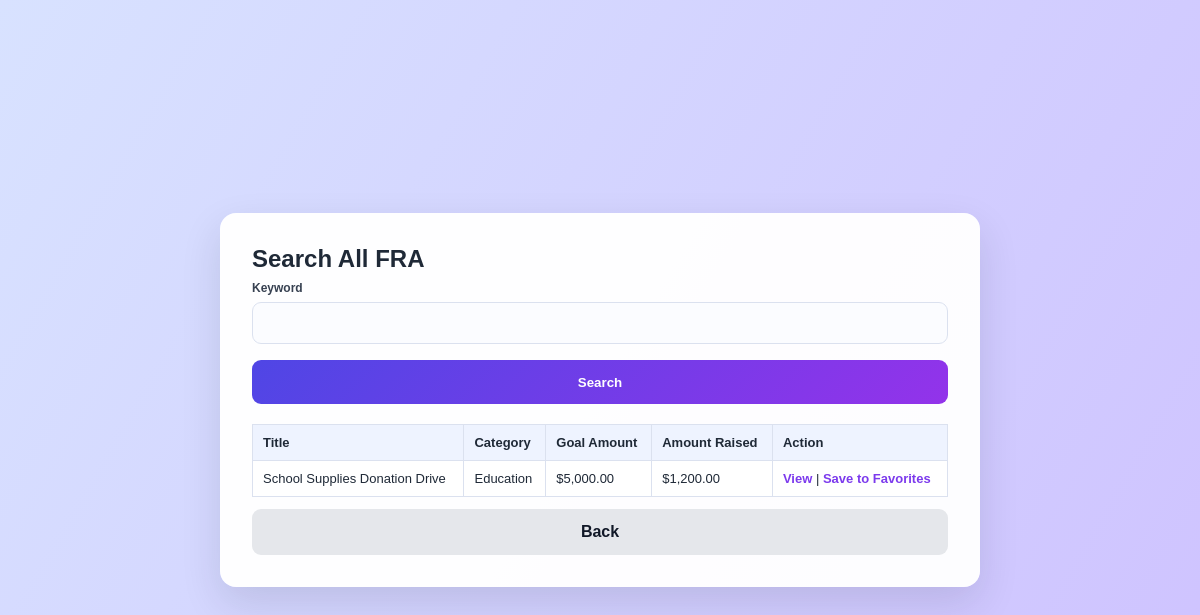
/index.php?page=search_all_fra (signed in), run on the app's committed database.
### tables this page shows
CREATE TABLE fundraising_activities (
    fra_id INT AUTO_INCREMENT PRIMARY KEY,
    fundraiser_id INT NOT NULL,
    title VARCHAR(150) NOT NULL,
    description TEXT NOT NULL,
    goal_amount DECIMAL(10,2) NOT NULL,
    current_amount DECIMAL(10,2) DEFAULT 0.00,
    category VARCHAR(100) NOT NULL,
    status ENUM('Active', 'Disabled', 'Completed') DEFAULT 'Active',
    start_date DATE,
    end_date DATE,
    view_count INT DEFAULT 0,
    shortlist_count INT DEFAULT 0,
    created_at DATETIME DEFAULT CURRENT_TIMESTAMP,
    FOREIGN KEY (fundraiser_id) REFERENCES managed_user_accounts(user_id)
);

### src/fra/entity/FundraisingActivity.php (called while the page is built, shortened)
<?php
require_once __DIR__ . '/../../shared/database/Database.php';
class FundraisingActivity
{
    private PDO $conn;
    public function __construct()
    {
        $database = new Database();
        $this->conn = $database->connect();
    }
    public function searchAllFRA(string $keyword): array
    {
        $sql = "SELECT
                    fra_id AS fraId,
                    fundraiser_id AS fundraiserId,
                    title,
                    description,
                    goal_amount AS goalAmount,
                    current_amount AS amountRaised,
                    category,
                    status,
                    start_date AS startDate,
                    end_date AS endDate,
                    view_count AS views,
                    shortlist_count AS shortlistCount
                FROM fundraising_activities
                WHERE status = 'Active'
                AND (
                    title LIKE :keyword
                    OR description LIKE :keyword
                    OR category LIKE :keyword
                )
                ORDER BY fra_id DESC";
        $searchKeyword = '%' . $keyword . '%';
        $stmt = $this->conn->prepare($sql);
        $stmt->bindParam(':keyword', $searchKeyword);
        $stmt->execute();
        return $stmt->fetchAll(PDO::FETCH_ASSOC);
    }
}

### src/shared/database/Database.php (called while the page is built)
<?php
class Database
{
    private string $host = 'localhost';
    private string $database = 'echocare_db';
    private string $username = 'root';
    private string $password = '';
    private ?PDO $conn = null;
    public function connect(): PDO
    {
        if ($this->conn === null) {
            try {
                $this->conn = new PDO(
                    "mysql:host={$this->host};dbname={$this->database};charset=utf8mb4",
                    $this->username,
                    $this->password
                );
                $this->conn->setAttribute(PDO::ATTR_ERRMODE, PDO::ERRMODE_EXCEPTION);
                $this->conn->setAttribute(PDO::ATTR_DEFAULT_FETCH_MODE, PDO::FETCH_ASSOC);
            } catch (PDOException $e) {
                die('Database connection failed: ' . $e->getMessage());
            }
        }
        return $this->conn;
    }
}

### src/fra/controller/SearchAllFRAController.php (called while the page is built)
<?php
require_once __DIR__ . '/../entity/FundraisingActivity.php';
class SearchAllFRAController
{
    private FundraisingActivity $fundraisingActivity;
    public function __construct()
    {
        $this->fundraisingActivity = new FundraisingActivity();
    }
    public function searchAllFRA(string $keyword): array
    {
        return $this->fundraisingActivity->searchAllFRA($keyword);
    }
}

### src/fra/boundary/SearchAllFRAUI.php (the view, shortened to what this page needs)
<?php
require_once __DIR__ . '/../controller/SearchAllFRAController.php';
$controller = new SearchAllFRAController();
$keyword = $_POST['keyword'] ?? '';
$results = $controller->searchAllFRA($keyword);
?>
<!DOCTYPE html>
<html>
<head>
<link rel="stylesheet" href="/css/style.css">
</head>
<body>
<div class="page-center">
<section class="dashboard-card">
<h1>Search All FRA</h1>
<form method="POST">
<div class="form-group">
<label>Keyword</label>
<input type="text" name="keyword" value="<?= htmlspecialchars($keyword) ?>">
</div>
<button class="btn-primary" type="submit">
Search
</button>
</form>
<?php if (empty($results)): ?>
<p>No fundraising activities found.</p>
<?php else: ?>
<table class="table">
<tr>
<th>Title</th>
<th>Category</th>
<th>Goal Amount</th>
<th>Amount Raised</th>
<th>Action</th>
</tr>
<?php foreach ($results as $fra): ?>
<tr>
<td><?= htmlspecialchars($fra['title']) ?></td>
<td><?= htmlspecialchars($fra['category']) ?></td>
<td>$<?= number_format((float)$fra['goalAmount'], 2) ?></td>
<td>$<?= number_format((float)$fra['amountRaised'], 2) ?></td>
<td>
<a class="action-link"
href="/index.php?page=view_fra_details&fraId=<?= $fra['fraId'] ?>">
View
</a>
|
<a class="action-link"
href="/index.php?page=save_favorite&fraId=<?= $fra['fraId'] ?>">
Save to Favorites
</a>
</td>
</tr>
<?php endforeach; ?>
</table>
<?php endif; ?>
<a href="/index.php?page=donee_dashboard" class="secondary-btn">
Back
</a>
</section>
</div>
</body>
</html>

### public/css/style.css (style rules this page uses)
* { box-sizing: border-box; }
body { margin: 0; font-family: Arial, Helvetica, sans-serif; background: #f7f8ff; color: #1f2937; }
body::before { content: ""; position: fixed; inset: 0; background: radial-gradient(circle at 20% 25%, rgba(220, 230, 255, 0.9), transparent 35%), radial-gradient(circle at 80% 35%, rgba(235, 240, 255, 0.9), transparent 38%), linear-gradient(135deg, #ffffff 0%, #eef3ff 45%, #ffffff 100%); z-index: -2; }
body::after { content: ""; position: fixed; inset: 0; background: linear-gradient(155deg, transparent 20%, rgba(205, 218, 250, 0.45) 38%, transparent 58%), linear-gradient(25deg, transparent 25%, rgba(230, 235, 255, 0.8) 48%, transparent 70%); z-index: -1; }
.page-center { min-height: 100vh; display: flex; align-items: center; justify-content: center; padding: 24px; }
h1 { margin: 0 0 8px; font-size: 24px; }
.form-group { margin-bottom: 16px; }
label { display: block; font-size: 12px; font-weight: 700; margin-bottom: 7px; color: #374151; }
input, select { width: 100%; height: 42px; border: 1px solid #dbe1ef; border-radius: 9px; padding: 0 12px; font-size: 13px; color: #111827; background: #fbfcff; }
.btn-primary { width: 100%; height: 44px; border: none; border-radius: 9px; background: linear-gradient(135deg, #4f46e5, #9333ea); color: white; font-weight: 700; cursor: pointer; }
.dashboard-card { width: 760px; background: rgba(255,255,255,0.96); border-radius: 16px; padding: 32px; box-shadow: 0 16px 40px rgba(15, 23, 42, 0.12); }
.table { width: 100%; border-collapse: collapse; margin-top: 20px; background: white; }
.table th, .table td { border: 1px solid #dbe1ef; padding: 10px; font-size: 13px; text-align: left; }
.table th { background: #eef3ff; }
.action-link { color: #7c3aed; font-weight: bold; text-decoration: none; }
.secondary-btn { display: block; width: 100%; text-align: center; padding: 14px; border-radius: 9px; background: #e5e7eb; color: #111827; text-decoration: none; font-weight: 700; margin-top: 12px; }
body { position: relative; overflow-x: hidden; background: #eef3ff; }
body::before { content: ""; position: fixed; inset: 0; z-index: 0; background: linear-gradient( 120deg, #d8e2ff, #cbb7ff, #f3e8ff, #dbeafe ); background-size: 400% 400%; animation: movingGradient 4s ease infinite; }
.page-center, .app-layout { position: relative; z-index: 1; }

### data on the page
fundraising_activities: title "School Supplies Donation Drive", category "Education", goal_amount "5,000.00", current_amount "1,200.00"
